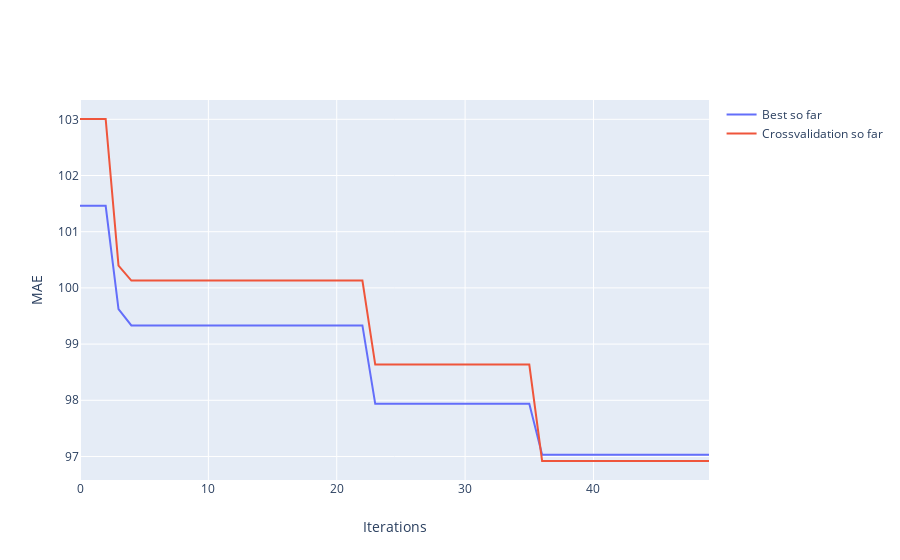

Write notebook code for a chart like this one.
### Code cell
visualize_search_performance(hopt_exp._hopts[2],crossvalidation=True)
